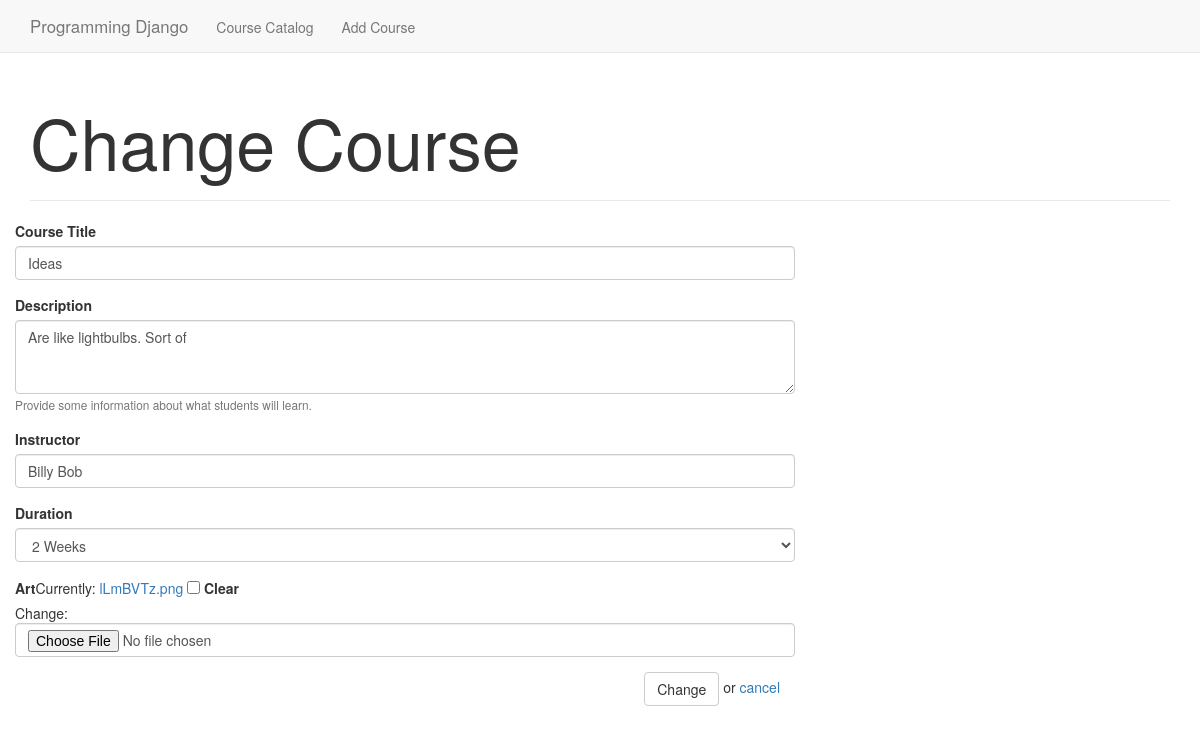
Page /courses/5/change on the committed database.
### courses/models.py (models this page shows)
class Course(models.Model):
    title = models.CharField(max_length=250)
    description = models.TextField()
    instructor = models.CharField(max_length=150)
    DURATION_CHOICES = [('1', '2 Weeks'), ('2', '8 Weeks')]
    duration = models.CharField(max_length=7, choices=DURATION_CHOICES)
    image = models.ImageField('course_art/', null=True, blank=True)

### courses/views.py (the view)
# urls.py: url(r'^(?P<pk>[0-9]+)/change$', views.UpdateView.as_view(), name='change'),
class UpdateView(generic.UpdateView):
    model = Course
    success_url = reverse_lazy('index')
    form_class = CourseForm
    template_name_suffix = '_update_form'

### courses/models.py
class CourseForm(forms.ModelForm):
    class Meta:
        model = Course
        fields = ['title','description','instructor','duration','image']
        widgets = {
            'title': forms.TextInput(attrs={'placeholder': 'Name it something good'}),
            'description': forms.Textarea(attrs={'rows':3}),
            'instructor': forms.TextInput(attrs={'placeholder': 'Django Guru'}),
        }
        labels = {
            'title': 'Course Title',
            'image': 'Art',
        }
        help_texts = {
            'description': 'Provide some information about what students will learn.',
        }

### courses/templates/courses/course_update_form.html (shortened to what this page needs)
{% extends "base.html" %}
{% load bootstrap3 %}
{% block page_content %}
<h1 class="hero">Change Course</h1>
<hr>
<div class="row">
  <div class="col-md-8">
    <form action="" class="form-horizontal" method="post" enctype='multipart/form-data'>{% csrf_token %}
      {% bootstrap_form form layout='horizontal' %}
      <div class="text-right">
        <input type="submit" value="Change" class="btn btn-default" /> or
        <a href="{% url 'detail' object.id %}">cancel</a>
      </div>
    </form>
  </div>
</div>
{% endblock %}

### static/css/course-catalog.css (style rules this page uses)
.hero { font-size: 5em; }
hr { border: 0; border-top: 1px solid #E9E9E9; margin: 2rem 0; }

### rows in the picture
Course: title "Ideas", description "Are like lightbulbs. Sort of", instructor "Billy Bob", duration "2 Weeks"
